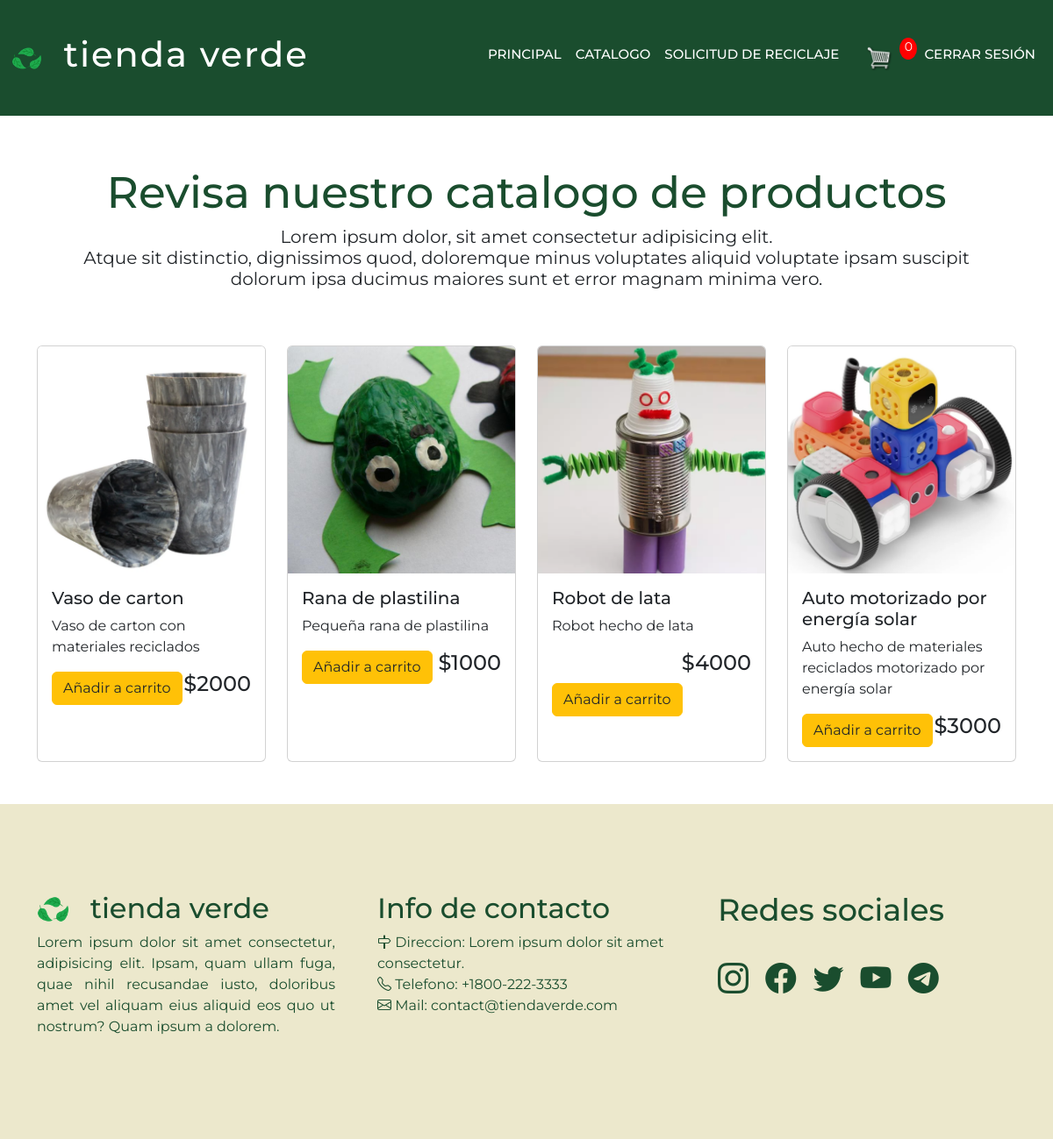
/catalogo (signed in), run on the app's committed database.
### core/models.py (models this page shows, shortened)
class Producto(models.Model):
    nombre = models.CharField(max_length=50) #equivalente a VarChar
    precio = models.IntegerField()
    descripcion = models.TextField()
    stock = models.IntegerField()
    imagen = models.ImageField(upload_to="productos", null= True)

### core/views.py (the view)
# urls.py: path('catalogo', views.catalogo, name='catalogo'),
def catalogo(request):
    productos = Producto.objects.all()
    carrito = Carrito(request)
    total_productos = carrito.contar_productos()
    data = {
        'productos': productos, 'total_productos' : total_productos
    }
    return render(request, 'core/catalogo.html', data)

### core/carrito.py (called while the page is built)
    def contar_productos(self):
        return sum(item['cantidad'] for item in self.carrito.values())

### core/templates/core/catalogo.html (shortened to what this page needs)
{%extends 'core/base.html' %}
{% load static %}
{% block main %}
<div class="container" id="headerCatalogo">
    <div class="row" >
      <div class="col tituloCatalogo"> <h1 id="tituloCatalogo">Revisa nuestro catalogo de productos</h1></div>
    </div>
    <div class="row">
      <div class="col parrafoCatalogo"> <p id="parrafoCatalogo">Lorem ipsum dolor, sit amet consectetur adipisicing elit. <br>
        Atque sit distinctio, dignissimos quod, doloremque minus voluptates aliquid voluptate ipsam suscipit <br>
        dolorum ipsa ducimus maiores sunt et error magnam minima vero.</p></div>
    </div>
  </div>
  <div class="container mt-5">
        <div class="row filaCatalogo mb-5">
          {% for p in productos %}
            <div class="col-md-3">
              <div class="card h-100">
                  {%if p.imagen %}
                  <img src="{{ p.imagen.url }}" class="card-img-top" alt="{{ p.nombre }}">
                  {% endif %}
                  <div class="card-body">
                      <h5 class="card-title">{{ p.nombre }}</h5>
                      <p class="card-text">{{ p.descripcion }}</p>
                      <h4 style="display: inline-block; float: right">${{p.precio}}</h4>
                      {% if user.is_authenticated %}
                      <a href="{% url 'añadir_a_carrito' p.id %}" class="btn btn-warning text-dark">Añadir a carrito</a>
                      {% else %}
                      <a class="btn btn-warning text-dark" onclick="mostrarAlerta()">Añadir a carrito</a>
                      {% endif %}
                  </div>
              </div>
          </div>
          {%endfor%}
    </div>
  </div>
{% endblock %}

### core/static/css/estilos.css (style rules this page uses)
html, body { overflow-x: hidden; }
* { font-family: 'Montserrat', sans-serif; }
#headerCatalogo { padding-top: 190px; text-align: center; }
#tituloCatalogo { color: #1A4D2E; font-size: 50px; }
#parrafoCatalogo { line-height: 1.2; font-size: 20px; }

### data on the page
Producto: imagen (picture), nombre "Vaso de carton", descripcion "Vaso de carton con materiales reciclados", precio "2000"
Producto: imagen (picture), nombre "Rana de plastilina", descripcion "Pequeña rana de plastilina", precio "1000"
Producto: imagen (picture), nombre "Robot de lata", descripcion "Robot hecho de lata", precio "4000"
Producto: imagen (picture), nombre "Auto motorizado por energía solar", descripcion "Auto hecho de materiales reciclados motorizado por energía solar", precio "3000"

### other printed values
{{ total_productos }} "0"
